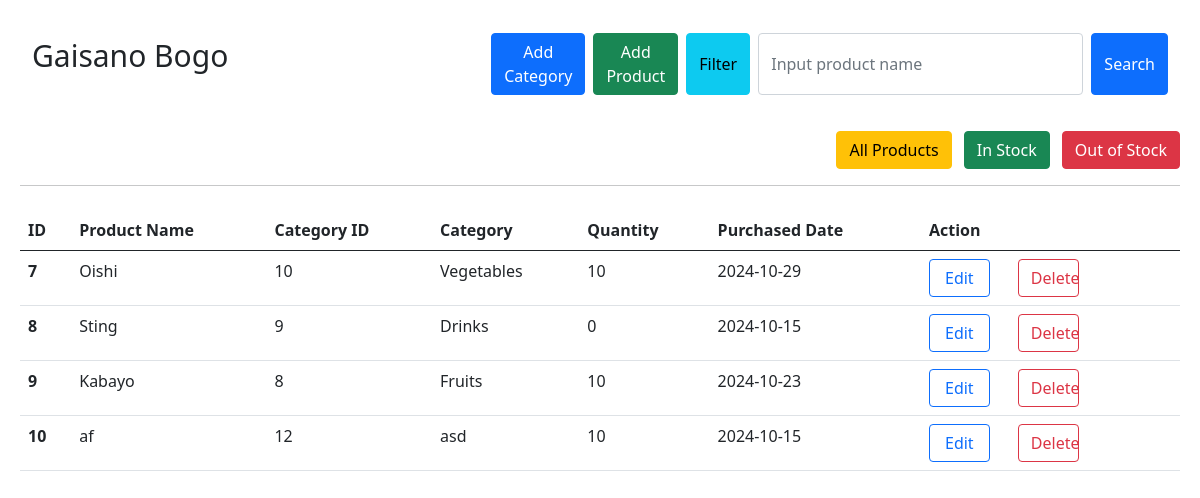
Screenshot of /main.php with the database file from the repository.
### tables this page shows
CREATE TABLE `products` (
  `id` int(11) NOT NULL,
  `prod_name` varchar(100) NOT NULL,
  `cat_id` int(11) DEFAULT NULL,
  `cat` varchar(100) NOT NULL,
  `quan` int(11) NOT NULL,
  `date` date NOT NULL
);

### main.php (shortened to what this page needs)
<?php
require_once('connection.php');
$newConnection->addProduct();
$newConnection->editProduct();
$newConnection->deleteProduct();
$newConnection->addCategory();
$products = [];
if (isset($_POST['filterProducts'])) {
    $selectedCategory = $_POST['selectedCategory'];
    $startDate = $_POST['startDate'];
    $endDate = $_POST['endDate'];
    $products = $newConnection->filterProducts($selectedCategory, $startDate, $endDate);
} elseif (isset($_POST['searchbutton'])) {
    $products = $newConnection->searchProduct();
} elseif (isset($_POST['instock'])) {
    $products = $newConnection->inStock();
} elseif (isset($_POST['outofstock'])) {
    $products = $newConnection->outofStock();
} else {
    $connection = $newConnection->openConnection();
    $stmnt = $connection->prepare("SELECT * FROM products");
    $stmnt->execute();
    $products = $stmnt->fetchAll();
}
?>
<!DOCTYPE html>
<html lang="en">
<head>
    <link href="https://cdn.jsdelivr.net/npm/bootstrap@5.0.2/dist/css/bootstrap.min.css" rel="stylesheet"
>
</head>
<body>
    <nav class="navbar navbar-expand-lg">
        <div class="container-fluid">
            <p class="navbar-brand">Gaisano Bogo
            <div class="collapse navbar-collapse" id="navbarNav">
                <form class="d-flex ms-auto" method="POST">
                    <button type="button" class="btn btn-primary me-2" data-bs-toggle="modal" data-bs-target="#addCat">Add Category</button>
                    <button type="button" class="btn btn-success me-2" data-bs-toggle="modal"
                        data-bs-target="#addModal">
                        Add Product
                    </button>
                    <button type="button" class="btn btn-info me-2" data-bs-toggle="modal"
                        data-bs-target="#filterModal">
                        Filter
                    </button>
                    <input type="search" class="form-control me-2" placeholder="Input product name" name="search"
                        required>
                    <button class="btn btn-primary" type="submit" name="searchbutton">Search</button>
                </form>
            </div>
        </div>
    </nav>
    <div class="text-end mt-4">
        <form action="" method="POST">
            <button class="btn btn-warning me-2" type="button"
                onclick="window.location.href='main.php'">All Products</button>
            <button class="btn btn-success me-2" type="submit" name="instock">In Stock</button>
            <button class="btn btn-danger" type="submit" name="outofstock">Out of Stock</button>
        </form>
    </div>
    <hr class="mb-4">
    <div class="table-responsive">
        <table class="table table-hover">
            <thead>
                <tr>
                    <th>ID</th>
                    <th>Product Name</th>
                    <th>Category ID</th>
                    <th>Category</th>
                    <th>Quantity</th>
                    <th>Purchased Date</th>
                    <th>Action</th>
                </tr>
            </thead>
            <tbody>
                <?php foreach ($products as $product): ?>
                    <tr>
                        <th scope="row"><?php echo $product->id; ?></th>
                        <td><?php echo $product->prod_name; ?></td>
                        <td><?php echo $product->cat_id; ?></td>
                        <td><?php echo $product->cat; ?></td>
                        <td><?php echo $product->quan; ?></td>
                        <td><?php echo $product->date; ?></td>
                        <td>
                            <form method="POST" style="display:inline;">
                                <button type="button" class="btn btn-outline-primary me-4 w-25" data-bs-toggle="modal"
                                    data-bs-target="#editModal<?= $product->id ?>">
                                    Edit
                                </button>
                                <button type="submit" class="btn btn-outline-danger w-25" name="deletebutton"
                                    value="<?php echo $product->id; ?>">Delete
                                </button>
                            </form>
                        </td>
                    </tr>
                <?php endforeach; ?>
            </tbody>
        </table>
    </div>
</body>
</html>

### main.php (style rules this page uses)
body { margin: 0; padding: 20px; background-color: white; }
.navbar-brand { font-size: 30px; }
.table-responsive { margin-top: 20px; }

### rows the page displays
products: id "7", prod_name "Oishi", cat "10", cat "Vegetables", quan "10", date "2024-10-29"
products: id "8", prod_name "Sting", cat "9", cat "Drinks", quan "0", date "2024-10-15"
products: id "9", prod_name "Kabayo", cat "8", cat "Fruits", quan "10", date "2024-10-23"
products: id "10", prod_name "af", cat "12", cat "asd", quan "10", date "2024-10-15"
